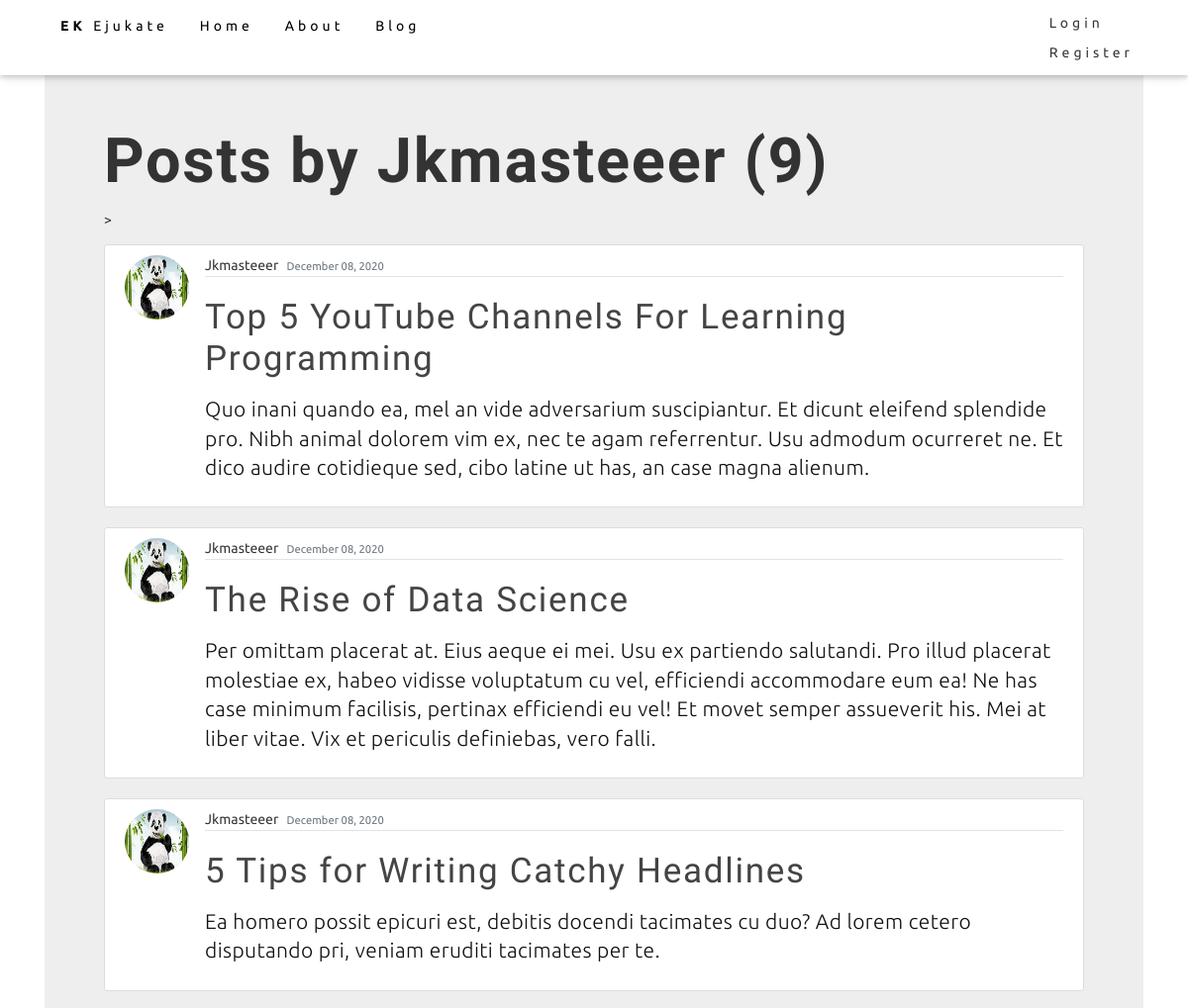
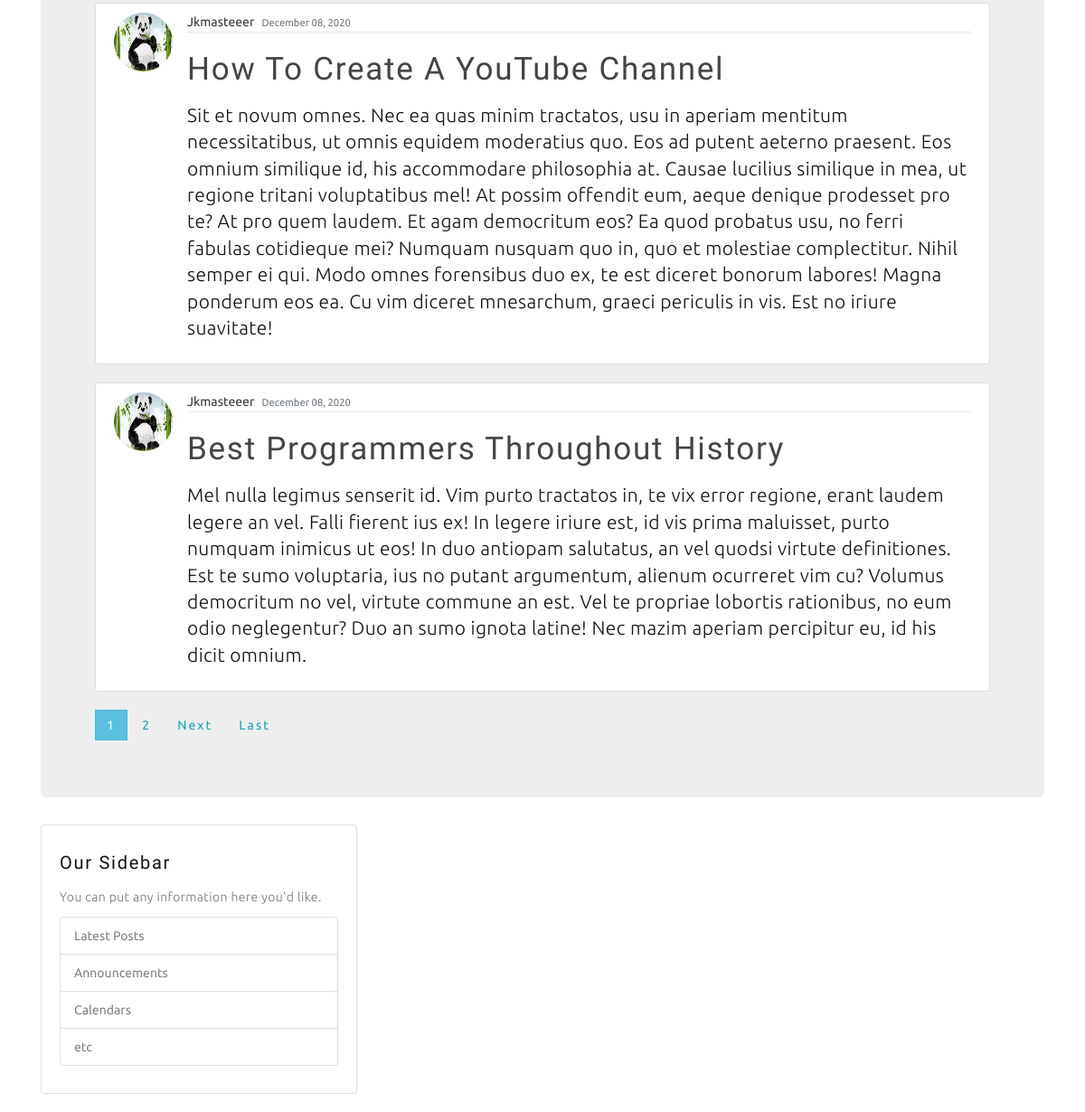
Page /user/Jkmasteeer on the committed database (2 pictures, top to bottom).
### blog/models.py (models this page shows, shortened)
class Posts(models.Model):
    title = models.CharField(max_length=100)
    content = models.TextField()
    date_posted = models.DateTimeField(default=timezone.now)
    author = models.ForeignKey(User, on_delete=models.CASCADE) #when user is deleted posts are deleted

### users/models.py (models this page shows, shortened)
class Profile(models.Model):
    user = models.OneToOneField(User, on_delete=models.CASCADE)
    image = models.ImageField(default='default.jpg', upload_to='profile_pics')

### blog/views.py (the view)
# urls.py: path('user/<str:username>', UserPostListView.as_view(), name='user-posts'),
class UserPostListView(ListView):
    model = Posts
    template_name = 'blog/user_posts.html'# <app>/<model>_<viewtpye>.html
    context_object_name = 'posts'
    paginate_by = 5 #number of posts per page
    def get_queryset(self):
        user = get_object_or_404(User, username=self.kwargs.get('username'))
        return Posts.objects.filter(author=user).order_by('-date_posted')

### blog/templates/blog/user_posts.html (shortened to what this page needs)
{% extends "blog/base.html" %}
{% block content %}
<main role="main" class="container">
  <div class="jumbotron ">
    <h1 class="mb-3">Posts by {{ view.kwargs.username }} ({{ page_obj.paginator.count}})</h1>>
    {% for post in posts %}
        <article class="media content-section">
          <img class="rounded-circle article-img" src="{{ post.author.profile.image.url }}">
          <div class="media-body">
            <div class="article-metadata">
              <a class="mr-2" href="{% url 'user-posts' post.author.username %}">{{ post.author }}</a>
              <small class="text-muted">{{ post.date_posted|date:"F d, Y"}}</small>
            </div>
            <h2 class="display-4"><a class="article-title" href="{% url 'post-detail' post.id %}">{{ post.title }}</a></h2>
            <p class="lead">{{ post.content }}</p>
          </div>
        </article>
    {% endfor %}
    {% if is_paginated %}
      {% for num in page_obj.paginator.page_range %}
        {% if page_obj.number == num %}
          <a class="btn btn-info mb-4" href="?page={{ num }}">{{ num }}</a>
        {% elif num > page_obj.number|add:'-3' and num < page_obj.number|add:'3' %}
          <a class="btn btn-outline-info mb-4" href="?page={{ num }}">{{ num }}</a>
        {% endif%}
      {% endfor%}
      {% if page_obj.has_next %}
        <a class="btn btn-outline-info mb-4" href="?page={{ page_obj.next_page_number }}">Next</a>
        <a class="btn btn-outline-info mb-4" href="?page={{ page_obj.paginator.num_pages}}">Last</a>
      {% endif %}
    {% endif%}
 </div>
</main>
{% endblock content %}

### blog/templates/blog/base.html (shortened to what this page needs)
{% load static %}
<html class="no-js" lang="">
<head>
    <link rel="stylesheet" href="https://maxcdn.bootstrapcdn.com/bootstrap/4.0.0/css/bootstrap.min.css">
    <link rel="stylesheet" type="text/css" href="{% static 'blog/main.css' %}">
    <link rel="stylesheet" href="{% static 'blog/W3.css' %}">
    <link rel="stylesheet" href="{% static 'blog/css/bootstrap.min.css' %}">
    <link rel="stylesheet" href="{% static 'blog/css/owl.carousel.css' %}">
    <link rel="stylesheet" href="{% static 'blog/css/owl.theme.css' %}">
    <link rel="stylesheet" href="{% static 'blog/css/jquery.kenburnsy.css' %}">
    <link rel="stylesheet" href="{% static 'blog/css/animate.css' %}">
    <link rel="stylesheet" href="{% static 'blog/css/pe-icon-7-stroke.css' %}">
    <link rel="stylesheet" href="{% static 'blog/css/iconmoon.css' %}">
    <link rel="stylesheet" href="{% static 'blog/css/et-line.css' %}">
    <link rel="stylesheet" href="{% static 'blog/css/ionicons.css' %}">
    <link rel="stylesheet" href="{% static 'blog/css/magnific-popup.css' %}">
    <link rel="stylesheet" type="text/css" href="{% static 'blog/css/tabs.css' %}" >
    <link rel="stylesheet" type="text/css" href="{% static 'blog/css/tabstyles.css' %}" >
    <link rel="stylesheet" href="{% static 'blog/css/loader-1.css' %}">
    <link rel="stylesheet" href="{% static 'blog/css/main.css' %}">
    <link rel="stylesheet" href="{% static 'blog/css/responsive.css' %}">
</head>
<body>
        <header class="site-header">
            <div class="w3-top w3-bar w3-white w3-wide w3-padding w3-card">
                <div class="container">
                  <a href="{% url 'blog-home' %}" class="w3-bar-item w3-button"><b>EK</b> Ejukate</a>
                  <a class="w3-bar-item w3-button" href="{% url 'blog-home' %}">Home</a>
                  <a class="w3-bar-item w3-button" href="{% url 'blog-about' %}">About</a>
                  <a class="w3-bar-item w3-button" href="{% url 'blog' %}">Blog</a>
                    <div class="w3-right w3-hide-small">
                      {% if user.is_authenticated %}
                        <a class="w3-bar-item w3-button" href="{% url 'post-create' %}">New Post</a>
                        <a class="w3-bar-item w3-button" href="{% url 'logout' %}">Logout</a>
                        <a class="w3-bar-item w3-button" href="{% url 'profile' %}">Profile</a>
                      {% else %}
                        <a class="nav-item nav-link" href="{% url 'login' %}">Login</a>
                        <a class="nav-item nav-link" href="{% url 'register' %}">Register</a>
                      {% endif %}
                    </div>
                  </div>
                </div>
        </header>
        <div class="ex">
         {% block content %}{% endblock %}
        </div>
        <main role="main" class="container">
          <div class="row">
            <div class="col-md-4">
              <div class="content-section">
                <h3>Our Sidebar</h3>
                <p class='text-muted'>You can put any information here you'd like.
                  <ul class="list-group">
                    <li class="list-group-item list-group-item-light">Latest Posts</li>
                    <li class="list-group-item list-group-item-light">Announcements</li>
                    <li class="list-group-item list-group-item-light">Calendars</li>
                    <li class="list-group-item list-group-item-light">etc</li>
                  </ul>
                </p>
              </div>
            </div>
          </div>
        </main>
</body>
</html>

### blog/static/blog/main.css (style rules this page uses)
body { background: #fafafa; color: #333333; margin-top: 15rem; }
h1, h2, h3, h4, h5, h6 { color: #444444; }
ul { margin: 0; }
.content-section { background: #ffffff; padding: 10px 20px; border: 1px solid #dddddd; border-radius: 3px; margin-bottom: 20px; }
.article-title { color: #444444; }
.article-img { height: 65px; width: 65px; margin-right: 16px; }
.article-metadata { padding-bottom: 1px; margin-bottom: 4px; border-bottom: 1px solid #e3e3e3 }

### blog/static/blog/W3.css (style rules this page uses)
html { box-sizing:border-box }
*,*:before,*:after { box-sizing:inherit }
html { -ms-text-size-adjust:100%;-webkit-text-size-adjust:100% }
body { margin:0 }
article,aside,details,figcaption,figure,footer,header,main,menu,nav,section { display:block }
a { background-color:transparent }
b,strong { font-weight:bolder }
small { font-size:80% }
img { border-style:none }
html,body { font-family:Verdana,sans-serif;font-size:15px;line-height:1.5 }
html { overflow-x:hidden }
h1 { font-size:36px }
h2 { font-size:30px }
h3 { font-size:24px }
h1,h2,h3,h4,h5,h6 { font-family:"Segoe UI",Arial,sans-serif;font-weight:400;margin:10px 0 }
.w3-wide { letter-spacing:4px }
img { vertical-align:middle }
a { color:inherit }
.w3-btn,.w3-button { border:none;display:inline-block;padding:8px 16px;vertical-align:middle;overflow:hidden;text-decoration:none;color:inherit;background-color:inherit;text-align:center;cursor:pointer;white-space:nowrap }
.w3-btn,.w3-button { -webkit-touch-callout:none;-webkit-user-select:none;-khtml-user-select:none;-moz-user-select:none;-ms-user-select:none;user-select:none }
.w3-bar { width:100%;overflow:hidden }
.w3-bar .w3-bar-item { padding:8px 16px;float:left;width:auto;border:none;display:block;outline:0 }
.w3-bar .w3-button { white-space:normal }
.w3-container:after,.w3-container:before,.w3-panel:after,.w3-panel:before,.w3-row:after,.w3-row:before,.w3-row-padding:after,.w3-row-padding:before, .w3-cell-row:before,.w3-cell-row:after,.w3-clear:after,.w3-clear:before,.w3-bar:before,.w3-bar:after { content:"";display:table;clear:both }
.w3-top,.w3-bottom { position:fixed;width:100%;z-index:1 }
.w3-top { top:0 }
.w3-card,.w3-card-2 { box-shadow:0 2px 5px 0 rgba(0,0,0,0.16),0 2px 10px 0 rgba(0,0,0,0.12) }
.w3-padding { padding:8px 16px!important }
.w3-right { float:right!important }
.w3-white,.w3-hover-white:hover { color:#000!important;background-color:#fff!important }

### blog/static/blog/css/main.css (style rules this page uses)
html { -webkit-font-smoothing: antialiased; -moz-osx-font-smoothing: grayscale; }
body { overflow-x: hidden !important; -webkit-font-smoothing: antialiased; font-family: 'Ubuntu', sans-serif; }
a { color: #383838; transition: all 0.5s; }
a, a:visited { font-weight: 400; text-decoration: none; }
small { font-size: 0.8em; }
p { color: #111111; line-height: 24px; font-size: 14px; font-weight: 100; clear: both; letter-spacing: 0.4px; }
h1 { font-size: 24px; font-weight: bold; }
h2 { font-size: 22px; }
h3 { font-size: 20px; }
h1, h2, h3, h4, h5, h6 { font-family: 'Lekton', sans-serif; letter-spacing: 1.3pt; color: #111111; clear: both; padding-bottom: 5px; }
b { font-weight: 900; }
ul { padding-left: 25px; }
ul li { list-style-type: inherit; }
.btn { letter-spacing: 1.5pt; border-radius: 0; font-weight: 400; }

### blog/templates/blog/base.html (style rules this page uses)
div.ex { padding-top: 60px; }

### rows in the picture
Posts: author.profile.image (picture), author "Jkmasteeer", date_posted "December 08, 2020", title "Top 5 YouTube Channels For Learning Programming", content "Quo inani quando ea, mel an vide adversarium suscipiantur. Et dicunt eleifend splendide pro. Nibh animal dolorem vim ex, nec te agam referrentur. Usu admodum ocurreret ne. Et dico audire cotidieque sed, cibo latine ut has, an case magna alienum."
Posts: author.profile.image (picture), author "Jkmasteeer", date_posted "December 08, 2020", title "The Rise of Data Science", content "Per omittam placerat at. Eius aeque ei mei. Usu ex partiendo salutandi. Pro illud placerat molestiae ex, habeo vidisse voluptatum cu vel, efficiendi accommodare eum ea! Ne has case minimum facilisis, pertinax efficiendi eu vel! Et movet semper assueverit his. Mei at liber vitae. Vix et periculis definiebas, vero falli."
Posts: author.profile.image (picture), author "Jkmasteeer", date_posted "December 08, 2020", title "5 Tips for Writing Catchy Headlines", content "Ea homero possit epicuri est, debitis docendi tacimates cu duo? Ad lorem cetero disputando pri, veniam eruditi tacimates per te."
Posts: author.profile.image (picture), author "Jkmasteeer", date_posted "December 08, 2020", title "How To Create A YouTube Channel", content "Sit et novum omnes. Nec ea quas minim tractatos, usu in aperiam mentitum necessitatibus, ut omnis equidem moderatius quo. Eos ad putent aeterno praesent. Eos omnium similique id, his accommodare philosophia at. Causae lucilius similique in mea, ut regione tritani voluptatibus mel! At possim offendit eum, aeque denique prodesset pro te? At pro quem laudem. Et agam democritum eos? Ea quod probatus usu, no ferri fabulas cotidieque mei? Numquam nusquam quo in, quo et molestiae complectitur. Nihil semper ei qui. Modo omnes forensibus duo ex, te est diceret bonorum labores! Magna ponderum eos ea. Cu vim diceret mnesarchum, graeci periculis in vis. Est no iriure suavitate!"
Posts: author.profile.image (picture), author "Jkmasteeer", date_posted "December 08, 2020", title "Best Programmers Throughout History", content "Mel nulla legimus senserit id. Vim purto tractatos in, te vix error regione, erant laudem legere an vel. Falli fierent ius ex! In legere iriure est, id vis prima maluisset, purto numquam inimicus ut eos! In duo antiopam salutatus, an vel quodsi virtute definitiones. Est te sumo voluptaria, ius no putant argumentum, alienum ocurreret vim cu? Volumus democritum no vel, virtute commune an est. Vel te propriae lobortis rationibus, no eum odio neglegentur? Duo an sumo ignota latine! Nec mazim aperiam percipitur eu, id his dicit omnium."

### other values in the picture
{{ view.kwargs.username }} "Jkmasteeer"
{{ page_obj.paginator.count }} "9"
{{ num }} "1"
{{ num }} "2"
